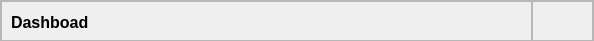
     <widget class="QFrame" name="frm_top_content">
      <property name="minimumSize">
       <size>
        <width>591</width>
        <height>41</height>
       </size>
      </property>
      <property name="maximumSize">
       <size>
        <width>16777215</width>
        <height>41</height>
       </size>
      </property>
      <property name="styleSheet">
       <string notr="true">QFrame#frm_top_content {
	background-color: white;
	border-width: 2px; 
	border-style: solid; 
	border-color: #E7E4E4;
	border-top-style:none;
	border-left-style:none;
	border-right-style:none;
}</string>
      </property>
      <property name="frameShape">
       <enum>QFrame::StyledPanel</enum>
      </property>
      <property name="frameShadow">
       <enum>QFrame::Raised</enum>
      </property>
      <layout class="QHBoxLayout" name="hzl_content">
       <property name="spacing">
        <number>0</number>
       </property>
       <property name="leftMargin">
        <number>0</number>
       </property>
       <property name="topMargin">
        <number>0</number>
       </property>
       <property name="rightMargin">
        <number>0</number>
       </property>
       <property name="bottomMargin">
        <number>0</number>
       </property>
       <item>
        <widget class="QFrame" name="frm_header_content">
         <property name="minimumSize">
          <size>
           <width>531</width>
           <height>41</height>
          </size>
         </property>
         <property name="frameShape">
          <enum>QFrame::StyledPanel</enum>
         </property>
         <property name="frameShadow">
          <enum>QFrame::Raised</enum>
         </property>
         <widget class="QLabel" name="lbl_title">
          <property name="geometry">
           <rect>
            <x>10</x>
            <y>13</y>
            <width>141</width>
            <height>16</height>
           </rect>
          </property>
          <property name="font">
           <font>
            <family>Arial</family>
            <pointsize>12</pointsize>
            <weight>75</weight>
            <bold>true</bold>
           </font>
          </property>
          <property name="text">
           <string>Dashboad</string>
          </property>
         </widget>
        </widget>
       </item>
       <item>
        <widget class="QFrame" name="frm_event_window">
         <property name="minimumSize">
          <size>
           <width>61</width>
           <height>41</height>
          </size>
         </property>
         <property name="maximumSize">
          <size>
           <width>61</width>
           <height>41</height>
          </size>
         </property>
         <property name="frameShape">
          <enum>QFrame::StyledPanel</enum>
         </property>
         <property name="frameShadow">
          <enum>QFrame::Raised</enum>
         </property>
         <widget class="QPushButton" name="btn_close">
          <property name="geometry">
           <rect>
            <x>40</x>
            <y>0</y>
            <width>21</width>
            <height>21</height>
           </rect>
          </property>
          <property name="minimumSize">
           <size>
            <width>21</width>
            <height>21</height>
           </size>
          </property>
          <property name="maximumSize">
           <size>
            <width>21</width>
            <height>21</height>
           </size>
          </property>
          <property name="focusPolicy">
           <enum>Qt::NoFocus</enum>
          </property>
          <property name="styleSheet">
           <string notr="true">QPushButton#btn_close {
	background: transparent;
	border: none;
}

QPushButton#btn_close:hover {
	background-color:#F1F1F1;
	text-decoration: none;
}

QPushButton#btn_close:pressed {
	background-color:#DBDBDB;
}</string>
          </property>
          <property name="text">
           <string/>
          </property>
          <property name="icon">
           <iconset>
            <normaloff>../img/close_window.png</normaloff>../img/close_window.png</iconset>
          </property>
          <property name="iconSize">
           <size>
            <width>10</width>
            <height>10</height>
           </size>
          </property>
          <property name="flat">
           <bool>true</bool>
          </property>
         </widget>
         <widget class="QPushButton" name="btn_maximize_and_restore">
          <property name="geometry">
           <rect>
            <x>20</x>
            <y>0</y>
            <width>21</width>
            <height>21</height>
           </rect>
          </property>
          <property name="minimumSize">
           <size>
            <width>21</width>
            <height>21</height>
           </size>
          </property>
          <property name="maximumSize">
           <size>
            <width>21</width>
            <height>21</height>
           </size>
          </property>
          <property name="focusPolicy">
           <enum>Qt::NoFocus</enum>
          </property>
          <property name="styleSheet">
           <string notr="true">QPushButton#btn_maximize_and_restore {
	background: transparent;
	border: none;
}

QPushButton#btn_maximize_and_restore:hover {
	background-color:#F1F1F1;
	text-decoration: none;
}

QPushButton#btn_maximize_and_restore:pressed {
	background-color:#DBDBDB;
}</string>
          </property>
          <property name="text">
           <string/>
          </property>
          <property name="icon">
           <iconset>
            <normaloff>../img/window-maximize_2 (1).png</normaloff>../img/window-maximize_2 (1).png</iconset>
          </property>
          <property name="iconSize">
           <size>
            <width>10</width>
            <height>10</height>
           </size>
          </property>
          <property name="flat">
           <bool>true</bool>
          </property>
         </widget>
         <widget class="QPushButton" name="btn_minimize">
          <property name="geometry">
           <rect>
            <x>0</x>
            <y>0</y>
            <width>21</width>
            <height>21</height>
           </rect>
          </property>
          <property name="minimumSize">
           <size>
            <width>21</width>
            <height>21</height>
           </size>
          </property>
          <property name="maximumSize">
           <size>
            <width>21</width>
            <height>21</height>
           </size>
          </property>
          <property name="focusPolicy">
           <enum>Qt::NoFocus</enum>
          </property>
          <property name="styleSheet">
           <string notr="true">QPushButton#btn_minimize {
	background: transparent;
	border: none;
}

QPushButton#btn_minimize:hover {
	background-color:#F1F1F1;
	text-decoration: none;
}

QPushButton#btn_minimize:pressed {
	background-color:#DBDBDB;
}
</string>
          </property>
          <property name="text">
           <string/>
          </property>
          <property name="icon">
           <iconset>
            <normaloff>../img/minimize-window.png</normaloff>../img/minimize-window.png</iconset>
          </property>
          <property name="iconSize">
           <size>
            <width>10</width>
            <height>10</height>
           </size>
          </property>
         </widget>
        </widget>
       </item>
      </layout>
     </widget>
